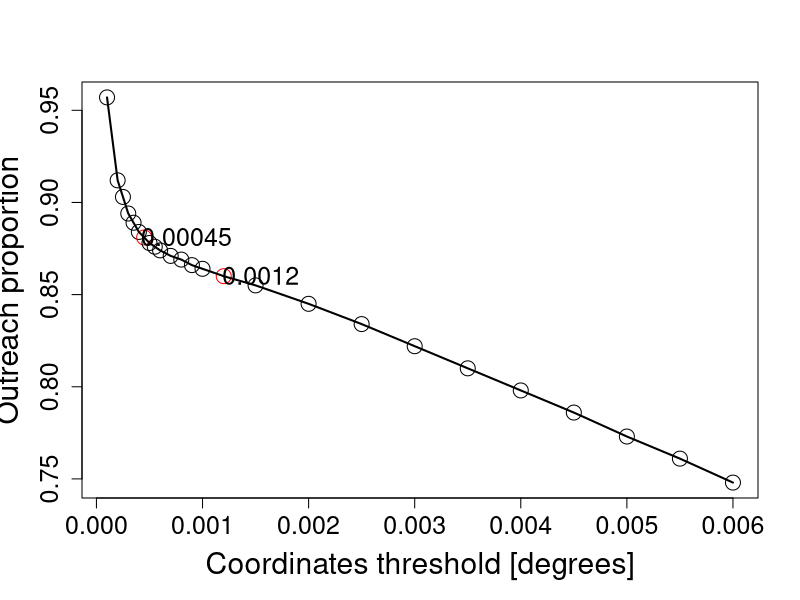

Write the R code that produced this figure.

buffer <- data.frame(buffer = c(0.0001,0.0002,0.00025,0.0003,0.00035,0.0004,0.00045,0.0005,0.00055,0.0006,0.0007,0.0008,0.0009,0.0010,0.0012,
                                seq(0.0015,0.006,0.0005)),
                     proportion = c(0.957,0.912,0.903,0.894,0.889,0.884,0.881,0.878,0.876,0.874,0.871,0.869,0.866,0.864,0.86,
                                    0.855,0.845,0.834,0.822,0.81,0.798,0.786,0.773,0.761,0.748))

x<-buffer$buffer
y<-buffer$proportion
plot(x,y, col=ifelse(x %in% c(0.00045,0.0012), 'red', 'black'),
     xlab="Coordinates threshold [degrees]", ylab="Outreach proportion",
     cex.axis = 1.5, cex.lab = 1.8, cex = 2)
lines(x,y, lwd = 2)
text(x[7]+0.0004, y[7]+0.00025, labels=x[7],cex= 1.5)
text(x[15]+0.00035, y[15]+0.00055, labels=x[15],cex= 1.5)


line <- data.frame(buffer =  seq(0.001,0.006,0.0005),
                   proportion=c(0.864,0.855,0.845,0.834,0.822,0.81,0.798,0.786,0.773,0.761,0.748))
lmod <- lm(proportion~buffer,data = line)
predict(lmod,newx=0.0009)

